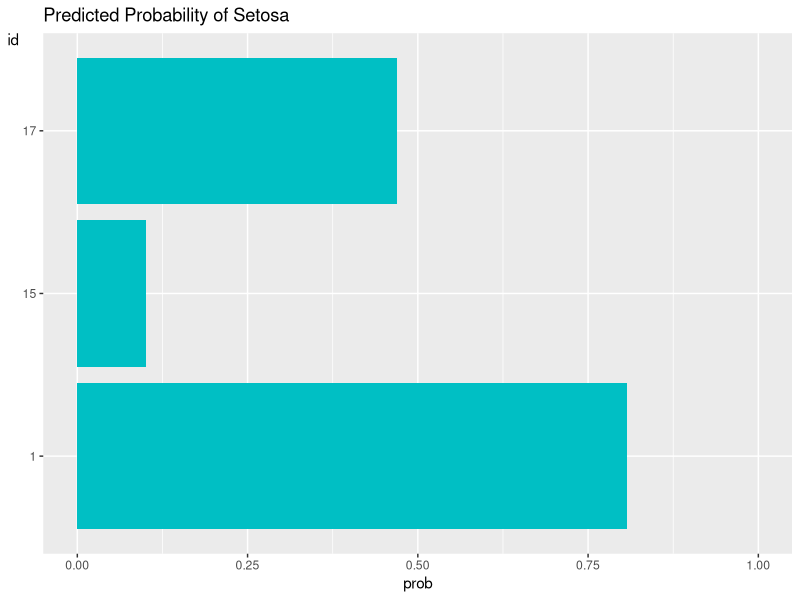
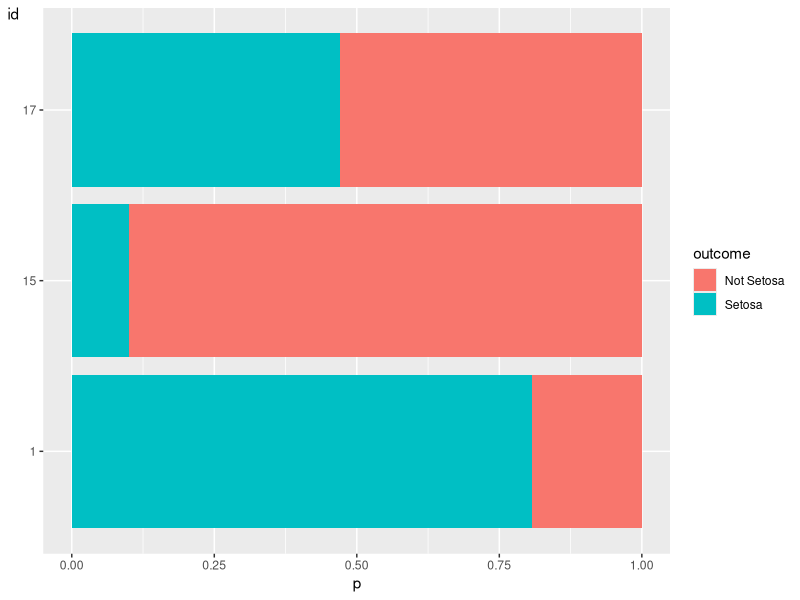
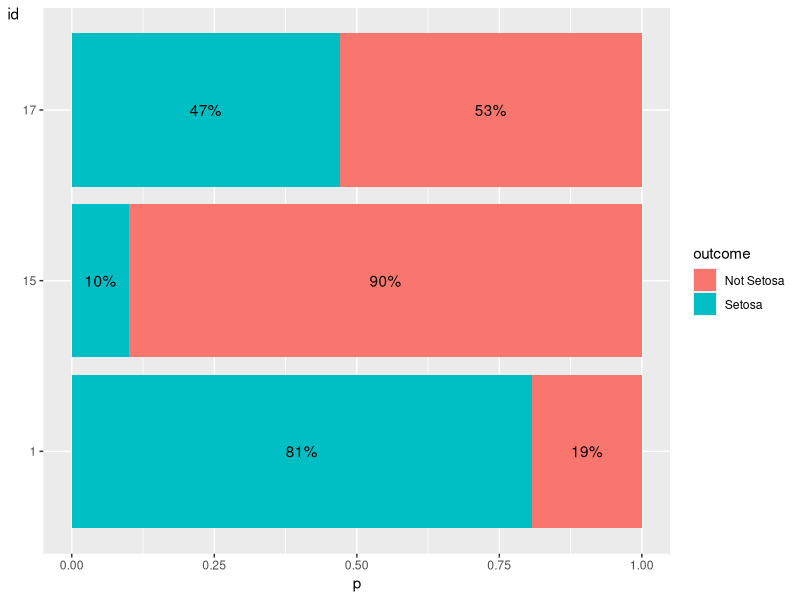
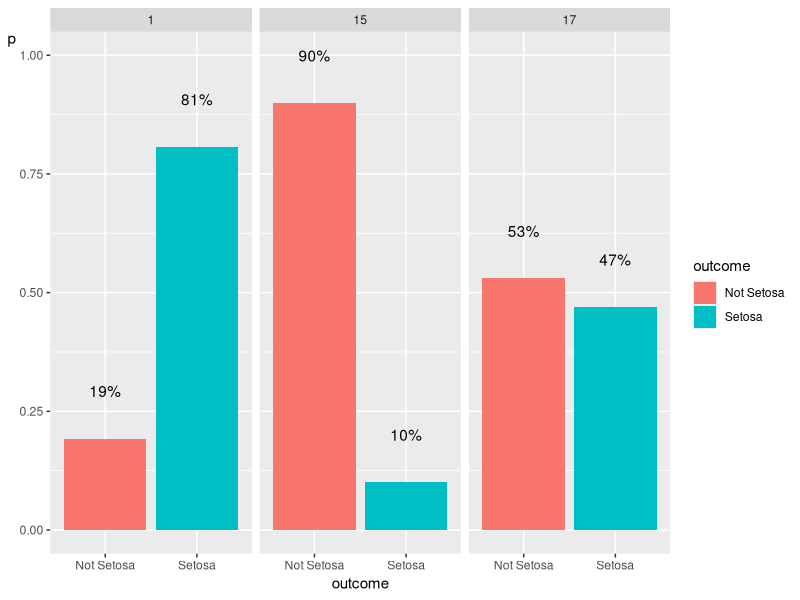
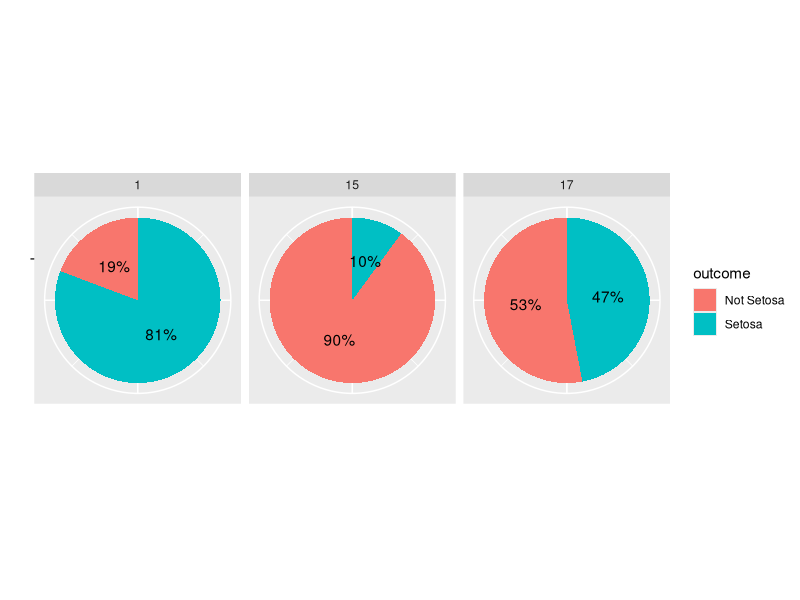

R code for these plots, in order:
## ---- chunk 1
library(ggplot2)
library(dplyr)
X=iris%>%
  mutate(Y=Species=="setosa",
         prob=predict(glm(Y~Sepal.Length,
                          data=iris,
                          family="binomial"),
                      type="response"),
         id=factor(1:n()))%>%
  slice(c(1,15,17))  # a high, low, mid predicted prob.
X%>%select(id,prob)
## ---- chunk 2
ggplot(X,aes(x=id,y=prob))+
  geom_col(fill="#00BFC4")+
  coord_flip()+
  lims(y=c(0,1))+
  labs(title="Predicted Probability of Setosa")+
  theme(axis.title.y = element_text(angle=0))
## ---- chunk 3
X2=X%>%
  mutate(Setosa=prob,
         `Not Setosa`=1-prob)%>%
  tidyr::gather(outcome,p,Setosa, `Not Setosa`)%>%
  group_by(id)%>%
  mutate(pos=cumsum(p)-p/2,
         label=sprintf("%0.0f%%",p*100))

X2%>%
  ggplot(aes(x=id,y=p,fill=outcome))+
  geom_col()+coord_flip()+
  theme(axis.title.y = element_text(angle=0))
## ---- chunk 4
X2%>%
  ggplot(aes(x=id,y=p,fill=outcome,label=label))+
  geom_col()+
  coord_flip()+geom_text(aes(y=pos))+
  theme(axis.title.y = element_text(angle=0))
## ---- chunk 5
X2%>%
  ggplot(aes(x=outcome,y=p,fill=outcome,label=label))+
  geom_col(position="dodge")+
  facet_wrap(~id)+
  geom_text(nudge_y=0.1)+
  theme(axis.title.y = element_text(angle=0))
## ---- chunk 6
X2%>%
  ggplot(aes(x="",y=p,fill=outcome,label=label))+
  geom_bar(width=1,stat="identity")+
  geom_text(aes(y=pos))+
  coord_polar("y")+
  facet_wrap(~id)+
  ylab("")+
  xlab("")+
  theme(axis.text.x=element_blank())
